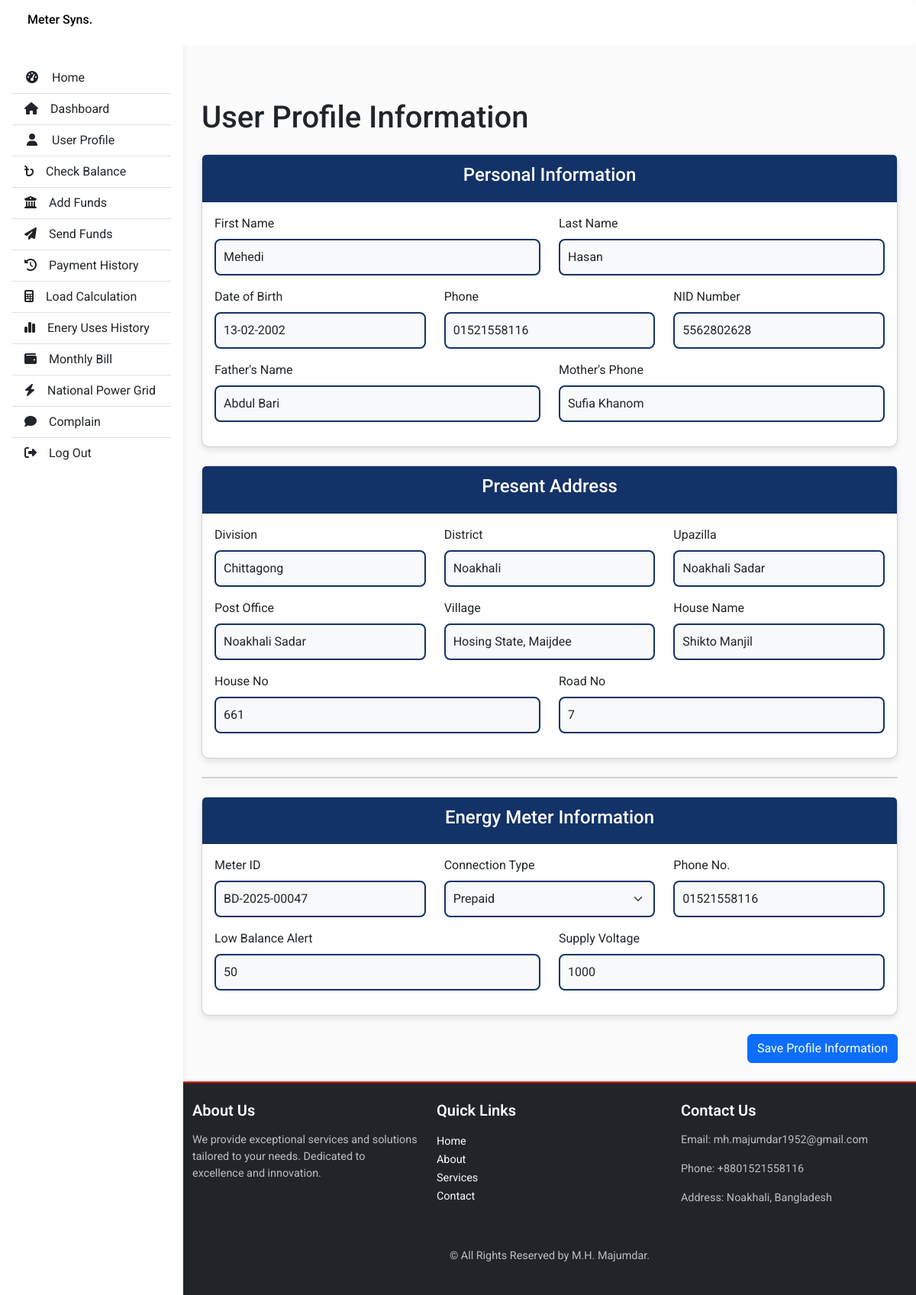
The app's page /user_info (signed in) with its own data.
### website/models.py (models this page shows)
class Profile(db.Model):
    id = db.Column(db.Integer, primary_key=True)
    user_id = db.Column(db.Integer, db.ForeignKey('user.id'), nullable=False)
    fathers_name = db.Column(db.String(150))
    mothers_name = db.Column(db.String(150))
    date_of_birth = db.Column(db.String(20))
    phone = db.Column(db.String(20))
    guardians_name = db.Column(db.String(150))
    guardians_phone = db.Column(db.String(20))
    hall_for_residence = db.Column(db.String(150))
    hall_for_roll = db.Column(db.String(150))
    blood_group = db.Column(db.String(10))
    religion = db.Column(db.String(50))
    nationality = db.Column(db.String(50))
    nid_number = db.Column(db.String(20))
    gender = db.Column(db.String(20))
    marital_status = db.Column(db.String(20))
    present_division = db.Column(db.String(100))
    present_district = db.Column(db.String(100))
    present_upazilla = db.Column(db.String(100))
    present_post_office = db.Column(db.String(100))
    present_village = db.Column(db.String(100))
    present_house_name = db.Column(db.String(100))
    present_house_no = db.Column(db.String(30))
    present_road_no = db.Column(db.String(30))
    permanent_division = db.Column(db.String(100))
    permanent_district = db.Column(db.String(100))
    permanent_upazilla = db.Column(db.String(100))
    permanent_post_office = db.Column(db.String(100))
    permanent_village = db.Column(db.String(100))
    permanent_house_name = db.Column(db.String(100))
    permanent_house_no = db.Column(db.String(30))
    permanent_road_no = db.Column(db.String(30))
    academic_level = db.Column(db.String(50))
    faculty = db.Column(db.String(150))
    department = db.Column(db.String(150))
    session = db.Column(db.String(20))
    year_term = db.Column(db.String(30))
    student_id = db.Column(db.String(20))
    meter_id = db.Column(db.String(100))
    connection_type = db.Column(db.String(50))
    phone_no = db.Column(db.String(100))
    installation_date = db.Column(db.String(20))  # Can use db.Date if you process it
    supply_voltage = db.Column(db.String(50))
    updated_at = db.Column(db.DateTime(timezone=True), default=func.now(), onupdate=func.now())

### website/views.py (the view, shortened to what this page needs)
@views.route("/user_info", methods=["GET", "POST"])
@login_required
def user_info():
    profile = Profile.query.filter_by(user_id=current_user.id).first()
    if not profile:
        profile = Profile(user_id=current_user.id)
        db.session.add(profile)
    return render_template("profile_form.html", user=current_user, profile=profile)

### website/Templates/profile_form.html (shortened to what this page needs)
{% extends "base.html" %}
{% block content %}
<link rel="stylesheet" href="{{ url_for('static', filename='profile_form.css') }}" />
<div class="container mt-4">
    <h1 class="mb-4">User Profile Information</h1>
    <form action="{{ url_for('views.user_info') }}" method="POST">
        <div class="card mb-4">
            <div class="card-header bg-dark text-white">
                <h4>Personal Information</h4>
            </div>
            <div class="card-body">
                <div class="row">
                    <div class="col-md-6 mb-3">
                        <label for="fathers_name" class="form-label">First Name</label>
                        <input type="text" class="form-control" id="fathers_name" name="fathers_name" value="{{ profile.fathers_name or '' }}">
                    </div>
                    <div class="col-md-6 mb-3">
                        <label for="mothers_name" class="form-label">Last Name</label>
                        <input type="text" class="form-control" id="mothers_name" name="mothers_name" value="{{ profile.mothers_name or '' }}">
                    </div>
                </div>
                <div class="row">
                    <div class="col-md-4 mb-3">
                        <label for="date_of_birth" class="form-label">Date of Birth</label>
                        <input type="text" class="form-control" id="date_of_birth" name="date_of_birth" placeholder="DD-MM-YYYY" value="{{ profile.date_of_birth or '' }}">
                    </div>
                    <div class="col-md-4 mb-3">
                        <label for="phone" class="form-label">Phone</label>
                        <input type="text" class="form-control" id="phone" name="phone" value="{{ profile.phone or '' }}">
                    </div>
                    <div class="col-md-4 mb-3">
                        <label for="nid_number" class="form-label">NID Number</label>
                        <input type="text" class="form-control" id="nid_number" name="nid_number" value="{{ profile.nid_number or '' }}">
                    </div>
                </div>
                <div class="row">
                    <div class="col-md-6 mb-3">
                        <label for="guardians_name" class="form-label">Father's Name</label>
                        <input type="text" class="form-control" id="guardians_name" name="guardians_name" value="{{ profile.guardians_name or '' }}">
                    </div>
                    <div class="col-md-6 mb-3">
                        <label for="guardians_phone" class="form-label">Mother's Phone</label>
                        <input type="text" class="form-control" id="guardians_phone" name="guardians_phone" value="{{ profile.guardians_phone or '' }}">
                    </div>
                </div>
            </div>
        </div>
        <div class="card mb-4">
            <div class="card-header bg-primary text-white">
                <h4>Present Address</h4>
            </div>
            <div class="card-body">
                <div class="row">
                    <div class="col-md-4 mb-3">
                        <label for="present_division" class="form-label">Division</label>
                        <input type="text" class="form-control" id="present_division" name="present_division" value="{{ profile.present_division or '' }}">
                    </div>
                    <div class="col-md-4 mb-3">
                        <label for="present_district" class="form-label">District</label>
                        <input type="text" class="form-control" id="present_district" name="present_district" value="{{ profile.present_district or '' }}">
                    </div>
                    <div class="col-md-4 mb-3">
                        <label for="present_upazilla" class="form-label">Upazilla</label>
                        <input type="text" class="form-control" id="present_upazilla" name="present_upazilla" value="{{ profile.present_upazilla or '' }}">
                    </div>
                </div>
                <div class="row">
                    <div class="col-md-4 mb-3">
                        <label for="present_post_office" class="form-label">Post Office</label>
                        <input type="text" class="form-control" id="present_post_office" name="present_post_office" value="{{ profile.present_post_office or '' }}">
                    </div>
                    <div class="col-md-4 mb-3">
                        <label for="present_village" class="form-label">Village</label>
                        <input type="text" class="form-control" id="present_village" name="present_village" value="{{ profile.present_village or '' }}">
                    </div>
                    <div class="col-md-4 mb-3">
                        <label for="present_house_name" class="form-label">House Name</label>
                        <input type="text" class="form-control" id="present_house_name" name="present_house_name" value="{{ profile.present_house_name or '' }}">
                    </div>
                </div>
                <div class="row">
                    <div class="col-md-6 mb-3">
                        <label for="present_house_no" class="form-label">House No</label>
                        <input type="text" class="form-control" id="present_house_no" name="present_house_no" value="{{ profile.present_house_no or '' }}">
                    </div>
                    <div class="col-md-6 mb-3">
                        <label for="present_road_no" class="form-label">Road No</label>
                        <input type="text" class="form-control" id="present_road_no" name="present_road_no" value="{{ profile.present_road_no or '' }}">
                    </div>
                </div>
            </div>
        </div>
        <div class="card mb-4">
        </div>
<div class="card mb-4">
    <div class="card-header bg-success text-white">
        <h4>Energy Meter Information</h4>
    </div>
    <div class="card-body">
        <div class="row">
            <div class="col-md-4 mb-3">
                <label for="meter_id" class="form-label">Meter ID</label>
                <input type="text" class="form-control" id="meter_id" name="meter_id" value="{{ profile.meter_id or '' }}">
            </div>
            <div class="col-md-4 mb-3">
                <label for="connection_type" class="form-label">Connection Type</label>
                <select class="form-select" id="connection_type" name="connection_type">
                    <option value="Prepaid" {% if profile.connection_type == 'Prepaid' %}selected{% endif %}>Prepaid</option>
                </select>
            </div>
            <div class="col-md-4 mb-3">
                <label for="phone_no" class="form-label">Phone No.</label>
                <input type="text" class="form-control" id="phone_no" name="phone_no" value="{{ profile.phone_no or '' }}">
            </div>
        </div>
        <div class="row">
            <div class="col-md-6 mb-3">
                <label for="installation_date" class="form-label">Low Balance Alert</label>
                <input type="text" class="form-control" id="installation_date" name="installation_date" placeholder="DD-MM-YYYY" value="{{ profile.installation_date or '' }}">
            </div>
            <div class="col-md-6 mb-3">
                <label for="supply_voltage" class="form-label">Supply Voltage</label>
                <input type="text" class="form-control" id="supply_voltage" name="supply_voltage" value="{{ profile.supply_voltage or '' }}">
            </div>
        </div>
    </div>
</div>
        <div class="d-grid gap-2 d-md-flex justify-content-md-end mb-4">
            <button type="submit" class="btn btn-primary">Save Profile Information</button>
        </div>
    </form>
</div>
{% endblock %}

### website/Templates/base.html (shortened to what this page needs)
<!DOCTYPE html>
<html lang="en">
  <head>
    <link
      href="https://cdn.jsdelivr.net/npm/bootstrap@5.3.2/dist/css/bootstrap.min.css"
      rel="stylesheet"
    />
    <link
      rel="stylesheet"
      href="{{ url_for('static', filename='base.css') }}"
    />
    <link
      rel="stylesheet"
      href="https://cdnjs.cloudflare.com/ajax/libs/font-awesome/6.5.1/css/all.min.css"
    />
  </head>
  <body>
    <header>
      <nav
        id="sidebarMenu"
        class="collapse d-lg-block sidebar collapse bg-white"
      >
        <div class="position-sticky">
          <div class="list-group list-group-flush mx-3 mt-4">
            <a
              href="{{ url_for('views.home') }}"
              class="list-group-item list-group-item-action py-2 ripple"
              aria-current="true"
            >
              <i class="fas fa-tachometer-alt fa-fw me-3"></i><span>Home</span>
            </a>
            <a
              href="{{ url_for('views.dashboard') }}"
              class="list-group-item list-group-item-action py-2"
            >
              <i class="fa-solid fa-house me-3"></i><span>Dashboard</span>
            </a>
            <a
              href="{{ url_for('views.user_info') }}"
              class="list-group-item list-group-item-action py-2"
            >
              <i class="fas fa-user fa-fw me-3"></i><span>User Profile</span>
            </a>
            <a
              href="{{ url_for('views.balance') }}"
              class="list-group-item list-group-item-action py-2 ripple"
            >
              <i class="fa-solid fa-bangladeshi-taka-sign me-3"></i
              ><span>Check Balance</span>
            </a>
            <a
              href="{{ url_for('views.payment') }}"
              class="list-group-item list-group-item-action py-2 ripple"
            >
              <i class="fa fa-bank me-3"></i><span>Add Funds</span>
            </a>
            <a
              href="{{ url_for('views.sendfunds') }}"
              class="list-group-item list-group-item-action py-2 ripple"
            >
              <i class="fa-solid fa-paper-plane me-3"></i
              ><span>Send Funds</span>
            </a>
            <a
              href="{{ url_for('views.payment_history') }}"
              class="list-group-item list-group-item-action py-2 ripple"
            >
              <i class="fas fa-history me-3"></i><span>Payment History</span>
            </a>
            <a
              href="{{ url_for('views.components') }}"
              class="list-group-item list-group-item-action py-2 ripple"
            >
              <i class="fa-solid fa-calculator me-3"></i
              ><span>Load Calculation</span>
            </a>
            <a
              href="{{ url_for('views.energy_uses') }}"
              class="list-group-item list-group-item-action py-2 ripple"
            >
              <i class="fa-solid fa-chart-simple me-3"></i
              ><span>Enery Uses History</span>
            </a>
            <a
              href="{{ url_for('views.bill_summary') }}"
              class="list-group-item list-group-item-action py-2 ripple"
            >
              <i class="fa-solid fa-wallet me-3"></i><span>Monthly Bill</span>
            </a>
            <a
              href="{{ url_for('views.power_grid') }}"
              class="list-group-item list-group-item-action py-2 ripple"
            >
              <i class="fa-solid fa-bolt me-3"></i
              ><span>National Power Grid</span>
            </a>
            <a
              href="{{ url_for('views.complain') }}"
              class="list-group-item list-group-item-action py-2 ripple"
            >
              <i class="fa-solid fa-comment me-3"></i><span>Complain</span>
            </a>
            <a
              href="{{ url_for('auth.logout') }}"
              class="list-group-item list-group-item-action py-2 ripple"
            >
              <i class="fas fa-sign-out-alt me-3"></i><span>Log Out</span>
            </a>
          </div>
        </div>
      </nav>
      <nav
        id="main-navbar"
        class="navbar navbar-expand-lg navbar-light bg-white fixed-top"
      >
        <div class="container-fluid">
          <h6>Meter Syns.</h6>
        </div>
      </nav>
    </header>
    <main style="margin-top: 58px">
      <div class="container pt-4">
        {% block content %}{% endblock %} {% block signup %}{% endblock %}
      </div>
      <footer class="footer bg-dark text-light py-4">
        <div class="container">
          <div class="row">
            <div class="col-md-4">
              <h5>About Us</h5>
              <p>
                We provide exceptional services and solutions tailored to your
                needs. Dedicated to excellence and innovation.
              </p>
            </div>
            <div class="col-md-4">
              <h5>Quick Links</h5>
              <ul class="list-unstyled">
                <li>
                  <a href="#" class="text-light text-decoration-none">Home</a>
                </li>
                <li>
                  <a href="#" class="text-light text-decoration-none">About</a>
                </li>
                <li>
                  <a href="#" class="text-light text-decoration-none"
                    >Services</a
                  >
                </li>
                <li>
                  <a href="#" class="text-light text-decoration-none"
                    >Contact</a
                  >
                </li>
              </ul>
            </div>
            <div class="col-md-4">
              <h5>Contact Us</h5>
              <p>Email: mh.majumdar1952@gmail.com</p>
              <p>Phone: +8801521558116</p>
              <p>Address: Noakhali, Bangladesh</p>
            </div>
          </div>
          <div class="text-center mt-4">
            <p>&copy; All Rights Reserved by M.H. Majumdar.</p>
          </div>
        </div>
      </footer>
    </main>
  </body>
</html>

### records on screen
Profile: fathers_name "Mehedi", mothers_name "Hasan", date_of_birth "13-02-2002", phone "01521558116", nid_number "5562802628", guardians_name "Abdul Bari", guardians_phone "Sufia Khanom", present_division "Chittagong", present_district "Noakhali", present_upazilla "Noakhali Sadar", present_post_office "Noakhali Sadar", present_village "Hosing State, Maijdee", present_house_name "Shikto Manjil", present_house_no "661", present_road_no "7", meter_id "BD-2025-00047", connection_type "Prepaid", phone_no "01521558116", installation_date "50", supply_voltage "1000"
